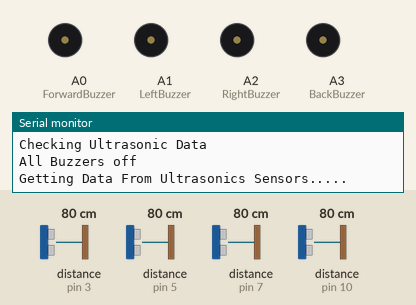
A sketch run on a simulated Arduino Uno, built with avr-gcc and run on an emulated ATmega328P. Shown: buzzer (waves = sounding, pin HIGH), the last lines printed to the serial monitor. The inputs (shaded band) are chosen by the test bench; at power-on: distance to the obstacle (sensors on pin 3, pin 5, pin 7, pin 10) 80 cm. The echo pulse lasts 58.3 µs per cm.

Above: at 1.7 s.
1.8 s: distance to the obstacle (sensor on pin 3) set to 38 cm
4.8 s: distance to the obstacle (sensor on pin 3) set to 30 cm
At 5.3 s:
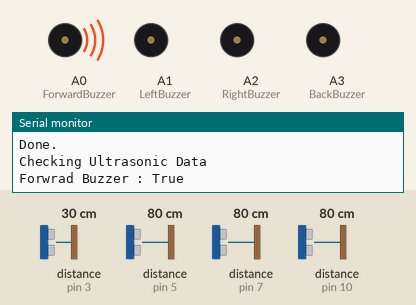
6.4 s: distance to the obstacle (sensor on pin 5) set to 37 cm
9.4 s: distance to the obstacle (sensor on pin 5) set to 31 cm
At 10.56 s:
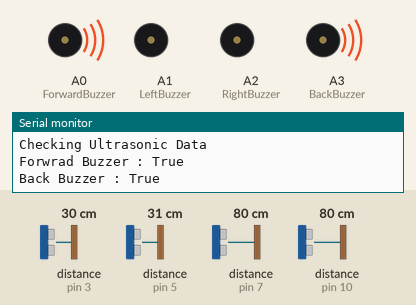
12.4 s: distance to the obstacle (sensor on pin 7) set to 33 cm
15.4 s: distance to the obstacle (sensor on pin 7) set to 26 cm
At 16.69 s:
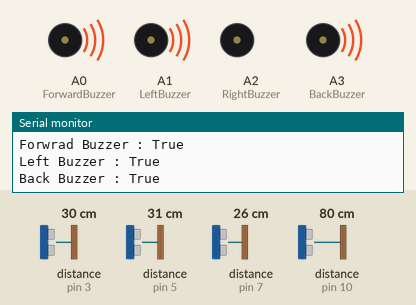
Timing chart, 0 to 19.4 s (numbered marks = the images above; inputs shaded):
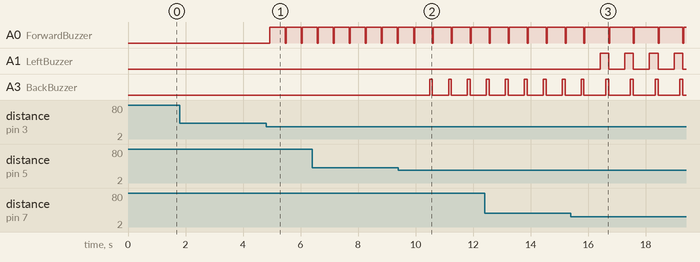

The sketch:

Blind_Helper_Project.ino
```cpp
#include <NewPing.h>  // The New Ping Library for The Ultrasonic Sensors

#define ForwardTrigPin 4  // defines for all Ultrasonic Sensors Pins
#define ForwardEchoPin 3

#define BackTrigPin 6
#define BackEchoPin 5

#define RightTrigPin 11
#define RightEchoPin 10

#define LeftTrigPin 8
#define LeftEchoPin 7


#define ForwardBuzzer A0  // define the pins for the Buzzers
#define LeftBuzzer A1
#define RightBuzzer A2
#define BackBuzzer A3

const int MaxDistance = 300;  // Maximum distance for all Ultrasonic Sensors

// Objects For all Ultrasonic Sensors

NewPing ForwardUltrasonic(ForwardTrigPin, ForwardEchoPin, MaxDistance);

NewPing RightUltrasonic(RightTrigPin, RightEchoPin, MaxDistance);

NewPing LeftUltrasonic(LeftTrigPin, LeftEchoPin, MaxDistance);

NewPing BackUltrasonic(BackTrigPin, BackEchoPin, MaxDistance);

#define DEBUG  // Debug Define For Ddebug Serial Statments (Un define it to Hide Serial Debug)

#include "classes.h"  // include The The File classes.h That Contain classes

BuzzerSounds Buzzers;  //  Objects For classes
UltrasonicSensor Ultrasonic;

void setup() {  // Setup

  Serial.println("Blinds Helper Project By Mutaz Lafi.");
  delay(500);

  Serial.println("Starting...");

#ifdef DEBUG  // if Debug defined enable Serial Debugging
  Serial.begin(9600);
#endif

  Buzzers.begin();  // start the Buzzers


}

void loop() {  // void Loop

  Buzzers.Buzzer('A', false);  // turn all Buzzers off

  Serial.println("All Buzzers off");  // Debug Statement


  Serial.println("Getting Data From Ultrasonics Sensors.....");  // Debug statement

  int ForwradUltrasonic = Ultrasonic.ReadForwrad();  // Put All Ultrasonics Read Functions into intgers Variables
  int RightUltrasonic = Ultrasonic.ReadRight();
  int LeftUltrasonic = Ultrasonic.ReadLeft();
  int BackUltrasonic = Ultrasonic.ReadBack();

  Serial.println("Done.");  // Debug statement

  Serial.println("Checking Ultrasonic Data");  // Debug statement

  if (ForwradUltrasonic < 35) {  // Check every ultrasonic if it is less than the distance given to each ultrasonic
    Buzzers.Buzzer('F', true);

    Serial.println("Forwrad Buzzer : True");  // Debug statement

    delay(500);
  }

  if (RightUltrasonic < 35) {
    Buzzers.Buzzer('R', true);

    Serial.println("Right Buzzer : True");  // Debug statement

    delay(350);
  }

  if (LeftUltrasonic < 30) {
    Buzzers.Buzzer('L', true);

    Serial.println("Left Buzzer : True");  // Debug statement

    delay(200);
  }

  if (BackUltrasonic < 35) {
    Buzzers.Buzzer('B', true);

    Serial.println("Back Buzzer : True");  // Debug statement

    delay(100);
  }
}

// end of  Blind_Helper_Project.ino File //
```

classes.h
```cpp
// classes.h file that have classes inside it //


class BuzzerSounds {  // BuzzerSounds Class (For Buzzers)
public:

  void begin() {  // The Begin function to pinMode each Buzzer (Public Function)
    pinMode(ForwardBuzzer, OUTPUT);
    pinMode(RightBuzzer, OUTPUT);
    pinMode(LeftBuzzer, OUTPUT);
    pinMode(BackBuzzer, OUTPUT);

    Serial.println("Buzzers is Ready");  // Debug statement
  }

  void Buzzer(char buzzer, bool Sound) {  //  The Buzzer Function to control The Sound To each Buzzer (Public Function)

    switch (buzzer) {
      case 'F':
        digitalWrite(ForwardBuzzer, Sound);
        break;

      case 'B':
        digitalWrite(BackBuzzer, Sound);
        break;

      case 'R':
        digitalWrite(RightBuzzer, Sound);
        break;

      case 'L':
        digitalWrite(LeftBuzzer, Sound);
        break;

      case 'A':
        digitalWrite(ForwardBuzzer, Sound);
        digitalWrite(BackBuzzer, Sound);
        digitalWrite(RightBuzzer, Sound);
        digitalWrite(LeftBuzzer, Sound);
    }
  }
};


class UltrasonicSensor {  // class UltrasonicSensor (For Ultrasonic sensors)
private:

  int ForwardCM = 0;  // Some Private intgers Variables
  int RightCM = 0;
  int LeftCM = 0;
  int BackCM = 0;
public:
  int ReadForwrad() {  // ReadForward Function to Read The Forwrad Ultrasonic (Public Function)
    ForwardCM = ForwardUltrasonic.ping_cm();

    if (ForwardCM == 0)
      ForwardCM = 300;

    return ForwardCM;
  }

  int ReadRight() {  // ReadRight Function to Read The Right Ultrasonic  (Public Function)
    RightCM = RightUltrasonic.ping_cm();

    if (RightCM == 0)
      RightCM = 300;

    Serial.println(RightCM);

    return RightCM;
  }

  int ReadLeft() {  // ReadLeft Function to read The Left Ultrasonic Sensor (Public Function)
    LeftCM = LeftUltrasonic.ping_cm();

    if (LeftCM == 0)
      LeftCM = 300;

    return LeftCM;
  }

  int ReadBack() {  // ReadBack Function to Read The Back Ultrasonic Sensor (Public Function)
    BackCM = BackUltrasonic.ping_cm();

    if (BackCM == 0) {
      BackCM = 300;
    }

    return BackCM;
  }
};

// end of classes.h File
```

Measured:
- the behaviour switches between 35 and 34 cm on distance to the obstacle (sensor on pin 3) (found by bisection; images 0 and 1)
- the behaviour switches between 35 and 34 cm on distance to the obstacle (sensor on pin 5) (found by bisection; images 1 and 2)
- the behaviour switches between 30 and 29 cm on distance to the obstacle (sensor on pin 7) (found by bisection; images 2 and 3)
- after the input at 4.8 s, A0 (ForwardBuzzer): alternates HIGH for 0.52 s and LOW for 0.03 s, starting after 0.14 s
- after the input at 9.4 s, A3 (BackBuzzer): alternates HIGH for 0.10 s and LOW for 0.56 s, starting after 1.1 s
- after the input at 15.4 s, A0 (ForwardBuzzer): alternates HIGH for 0.82 s and LOW for 0.03 s, starting after 1.3 s; A1 (LeftBuzzer): alternates HIGH for 0.30 s and LOW for 0.56 s, starting after 1.0 s; A3 (BackBuzzer): alternates HIGH for 0.10 s and LOW for 0.76 s, starting after 1.2 s
